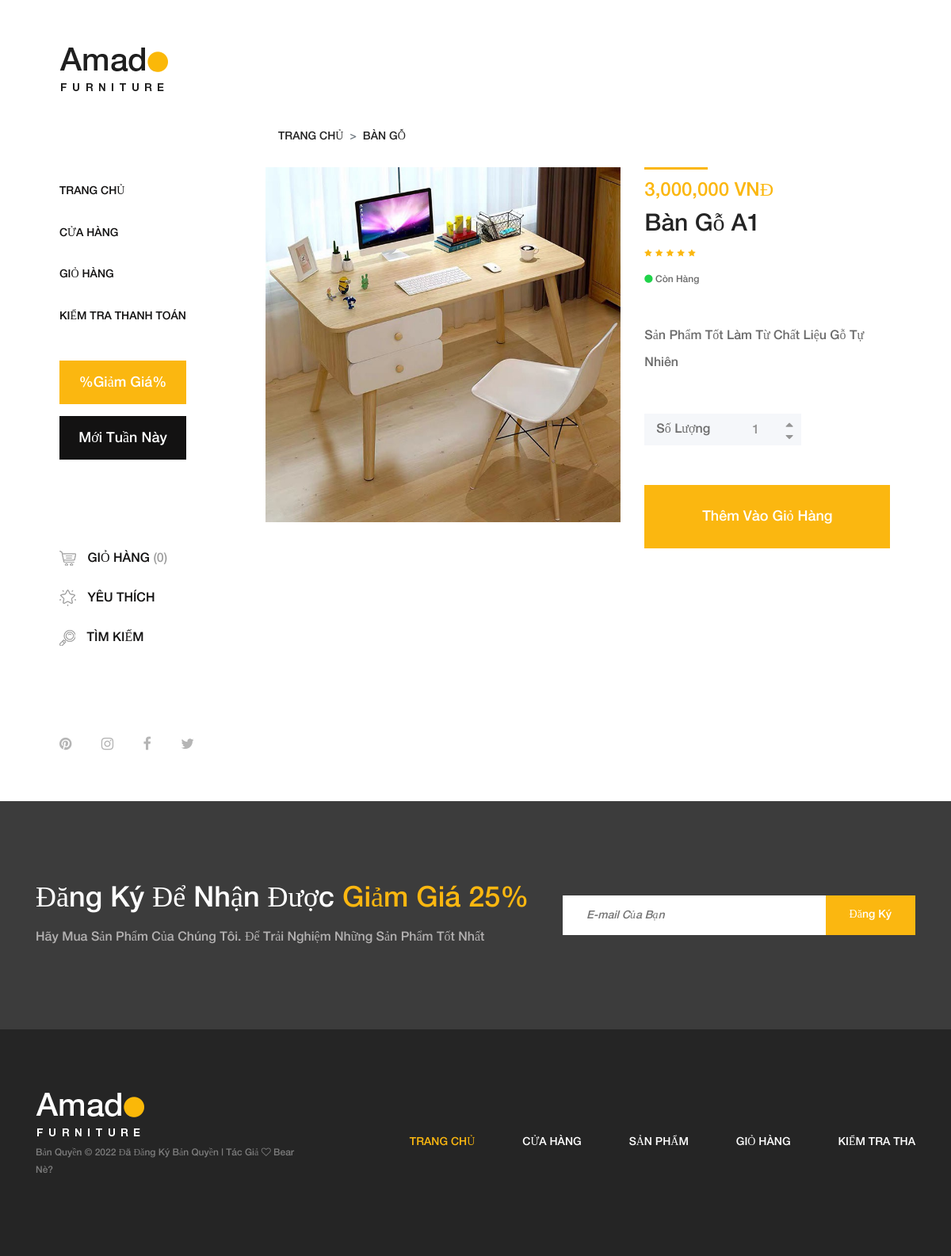
The page /shop/detail.php?id=1 on the database its author committed.
### tables this page shows
CREATE TABLE `products` (
  `id` int(11) NOT NULL,
  `products_name` varchar(255) NOT NULL,
  `price` varchar(255) NOT NULL,
  `amount` varchar(255) NOT NULL,
  `category_id` int(11) NOT NULL,
  `image` varchar(255) NOT NULL,
  `description` text NOT NULL
);

### shop/detail.php (the view, shortened to what this page needs)
<?php
global $conn;
$id = $_REQUEST['id'];
$sql = "SELECT * FROM `products` WHERE id = '$id'";
$stmt = $conn->query($sql);
$stmt->setFetchMode(PDO::FETCH_OBJ);
$row = $stmt->fetch();
?>
<!DOCTYPE html>
<html lang="en">
<head>
    <link rel="stylesheet" href="public/css/core-style.css">
    <link rel="stylesheet" href="public/style.css">
</head>
<body>
    <div class="main-content-wrapper d-flex clearfix">
        <header class="header-area clearfix">
            <div class="logo">
                <a href="index.php"><img src="public/img/core-img/logo.png" alt=""></a>
            </div>
            <nav class="amado-nav">
                <ul>
                    <li><a href="index.php">Trang Chủ</a></li>
                    <li><a href="shop.php">Cửa Hàng</a></li>
                    <li><a href="cart.php">Giỏ Hàng</a></li>
                    <li><a href="checkout.php">Kiểm Tra Thanh Toán</a></li>
                </ul>
            </nav>
            <div class="amado-btn-group mt-30 mb-100">
                <a href="#" class="btn amado-btn mb-15">%Giảm Giá%</a>
                <a href="#" class="btn amado-btn active">Mới Tuần Này</a>
            </div>
            <div class="cart-fav-search mb-100">
                <a href="cart.php" class="cart-nav"><img src="public/img/core-img/cart.png" alt=""> Giỏ Hàng <span>(0)</span></a>
                <a href="#" class="fav-nav"><img src="public/img/core-img/favorites.png" alt=""> Yêu Thích </a>
                <a href="#" class="search-nav"><img src="public/img/core-img/search.png" alt=""> Tìm Kiếm </a>
            </div>
            <div class="social-info d-flex justify-content-between">
                <a href="#"><i class="fa fa-pinterest" aria-hidden="true"></i></a>
                <a href="#"><i class="fa fa-instagram" aria-hidden="true"></i></a>
                <a href="#"><i class="fa fa-facebook" aria-hidden="true"></i></a>
                <a href="#"><i class="fa fa-twitter" aria-hidden="true"></i></a>
            </div>
        </header>
        <div class="single-product-area section-padding-100 clearfix">
            <div class="container-fluid">
                <div class="row">
                    <div class="col-12">
                        <nav aria-label="breadcrumb">
                            <ol class="breadcrumb mt-50">
                                <li class="breadcrumb-item"><a href="#">Trang Chủ</a></li>
                                <li class="breadcrumb-item"><a href="#">Bàn Gỗ</a></li>
                            </ol>
                        </nav>
                    </div>
                </div>
                <div class="row">
                    <div class="col-12 col-lg-7">
                        <div class="single_product_thumb">
                            <div id="product_details_slider" class="carousel slide" data-ride="carousel">
                                <div class="carousel-inner">
                                    <div class="carousel-item active">
                                        <a class="gallery_img" href="../admin/public/images/<?php echo $row->image; ?>">
                                            <img class="d-block w-100" src="../admin/public/images/<?php echo $row->image; ?>" alt="First slide">
                                        </a>
                                    </div>
                                </div>
                            </div>
                        </div>
                    </div>
                    <div class="col-12 col-lg-5">
                        <div class="single_product_desc">
                            <div class="product-meta-data">
                                <div class="line"></div>
                                <p class="product-price"><?php echo number_format($row->price) ; ?> VNĐ</p>
                                <a href="detail.php">
                                    <h6><?php echo $row->products_name; ?></h6>
                                </a>
                                <div class="ratings-review mb-15 d-flex align-items-center justify-content-between">
                                    <div class="ratings">
                                        <i class="fa fa-star" aria-hidden="true"></i>
                                        <i class="fa fa-star" aria-hidden="true"></i>
                                        <i class="fa fa-star" aria-hidden="true"></i>
                                        <i class="fa fa-star" aria-hidden="true"></i>
                                        <i class="fa fa-star" aria-hidden="true"></i>
                                    </div>
                                </div>
                                <p class="avaibility"><i class="fa fa-circle"></i> Còn Hàng</p>
                            </div>
                            <div class="short_overview my-5">
                                <p><?php echo $row->description; ?></p>
                            </div>
                            <form action="add-to-cart.php" class="cart clearfix" method="get">
                                <div class="cart-btn d-flex mb-50">
                                    <p>Số Lượng</p>
                                    <div class="quantity">
                                        <span class="qty-minus" onclick="var effect = document.getElementById('qty'); var qty = effect.value; if( !isNaN( qty ) &amp;&amp; qty &gt; 1 ) effect.value--;return false;"><i class="fa fa-caret-down" aria-hidden="true"></i></span>
                                        <input type="number" class="qty-text" id="qty" step="1" min="1" max="300" name="quantity" value="1">
                                        <span class="qty-plus" onclick="var effect = document.getElementById('qty'); var qty = effect.value; if( !isNaN( qty )) effect.value++;return false;"><i class="fa fa-caret-up" aria-hidden="true"></i></span>
                                    </div>
                                </div>
                                <button type="submit" name="addtocart" value="5" class="btn amado-btn">Thêm Vào Giỏ Hàng</button>
                            </form>
                        </div>
                    </div>
                </div>
            </div>
        </div>
    </div>
    <section class="newsletter-area section-padding-100-0">
        <div class="container">
            <div class="row align-items-center">
                <div class="col-12 col-lg-6 col-xl-7">
                    <div class="newsletter-text mb-100">
                        <h2>Đăng Ký Để Nhận Được <span>Giảm Giá 25%</span></h2>
                        <p>Hãy Mua Sản Phẩm Của Chúng Tôi. Để Trải Nghiệm Những Sản Phẩm Tốt Nhất</p>
                    </div>
                </div>
                <div class="col-12 col-lg-6 col-xl-5">
                    <div class="newsletter-form mb-100">
                        <form action="#" method="post">
                            <input type="email" name="email" class="nl-email" placeholder="E-mail Của Bạn">
                            <input type="submit" value="Đăng Ký">
                        </form>
                    </div>
                </div>
            </div>
        </div>
    </section>
    <footer class="footer_area clearfix">
        <div class="container">
            <div class="row align-items-center">
                <div class="col-12 col-lg-4">
                    <div class="single_widget_area">
                        <div class="footer-logo mr-50">
                            <a href="index.php"><img src="public/img/core-img/logo2.png" alt=""></a>
                        </div>
                        <p class="copywrite">
                            Bản Quyền &copy;
                             </script> Đã Đăng Ký Bản Quyền | Tác Giả <i class="fa fa-heart-o" aria-hidden="true"></i> Bear Nè?
                        </p>
                    </div>
                </div>
                <div class="col-12 col-lg-8">
                    <div class="single_widget_area">
                        <div class="footer_menu">
                            <nav class="navbar navbar-expand-lg justify-content-end">
                                <div class="collapse navbar-collapse" id="footerNavContent">
                                    <ul class="navbar-nav ml-auto">
                                        <li class="nav-item active">
                                            <a class="nav-link" href="index.php">Trang Chủ</a>
                                        </li>
                                        <li class="nav-item">
                                            <a class="nav-link" href="shop.php">Cửa Hàng</a>
                                        </li>
                                        <li class="nav-item">
                                            <a class="nav-link" href="detail.php">Sản Phẩm</a>
                                        </li>
                                        <li class="nav-item">
                                            <a class="nav-link" href="cart.php">Giỏ Hàng</a>
                                        </li>
                                        <li class="nav-item">
                                            <a class="nav-link" href="checkout.php">Kiểm Tra Tha</a>
                                        </li>
                                    </ul>
                                </div>
                            </nav>
                        </div>
                    </div>
                </div>
            </div>
        </div>
    </footer>
</body>
</html>

### rows shown on the page
products: image (picture), price "3,000,000", products_name "Bàn Gỗ A1", description "Sản Phẩm Tốt Làm Từ Chất Liệu Gỗ Tự Nhiên"
